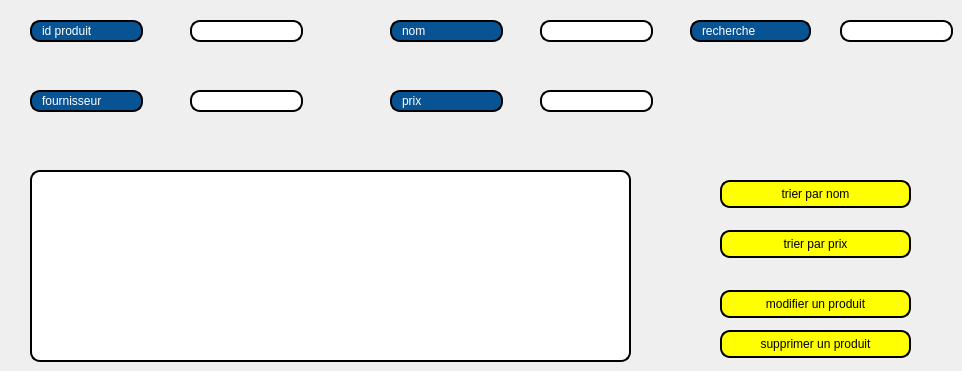
      <widget class="QWidget" name="tab_5">
       <attribute name="title">
        <string>Afficher produit</string>
       </attribute>
       <widget class="QTableView" name="afficher_produit">
        <property name="geometry">
         <rect>
          <x>30</x>
          <y>170</y>
          <width>601</width>
          <height>192</height>
         </rect>
        </property>
        <property name="styleSheet">
         <string notr="true">border: 2px solid black;
border-radius: 10px;
padding: 0 8px;
background: white;
selection-background-color: gray;</string>
        </property>
       </widget>
       <widget class="QLineEdit" name="lineEdit_19">
        <property name="geometry">
         <rect>
          <x>30</x>
          <y>20</y>
          <width>113</width>
          <height>22</height>
         </rect>
        </property>
        <property name="styleSheet">
         <string notr="true">border: 2px solid black;
border-radius: 10px;
padding: 0 8px;
color:rgb(255,255,255);
background: #085394;
selection-background-color: gray;
</string>
        </property>
        <property name="text">
         <string>id produit</string>
        </property>
       </widget>
       <widget class="QLineEdit" name="lineEdit_20">
        <property name="geometry">
         <rect>
          <x>30</x>
          <y>90</y>
          <width>113</width>
          <height>22</height>
         </rect>
        </property>
        <property name="styleSheet">
         <string notr="true">border: 2px solid black;
border-radius: 10px;
padding: 0 8px;
color:rgb(255,255,255);
background: #085394;
selection-background-color: gray;
</string>
        </property>
        <property name="text">
         <string>fournisseur</string>
        </property>
       </widget>
       <widget class="QLineEdit" name="lineEdit_idp_2">
        <property name="geometry">
         <rect>
          <x>190</x>
          <y>20</y>
          <width>113</width>
          <height>22</height>
         </rect>
        </property>
        <property name="styleSheet">
         <string notr="true">border: 2px solid black;
border-radius: 10px;
padding: 0 8px;
background: white;
selection-background-color: gray;</string>
        </property>
       </widget>
       <widget class="QLineEdit" name="lineEdit_fournisseur_2">
        <property name="geometry">
         <rect>
          <x>190</x>
          <y>90</y>
          <width>113</width>
          <height>22</height>
         </rect>
        </property>
        <property name="styleSheet">
         <string notr="true">border: 2px solid black;
border-radius: 10px;
padding: 0 8px;
background: white;
selection-background-color: gray;</string>
        </property>
       </widget>
       <widget class="QLineEdit" name="lineEdit_23">
        <property name="geometry">
         <rect>
          <x>390</x>
          <y>20</y>
          <width>113</width>
          <height>22</height>
         </rect>
        </property>
        <property name="styleSheet">
         <string notr="true">border: 2px solid black;
border-radius: 10px;
padding: 0 8px;
color:rgb(255,255,255);
background: #085394;
selection-background-color: gray;</string>
        </property>
        <property name="text">
         <string>nom</string>
        </property>
       </widget>
       <widget class="QLineEdit" name="lineEdit_nomp_2">
        <property name="geometry">
         <rect>
          <x>540</x>
          <y>20</y>
          <width>113</width>
          <height>22</height>
         </rect>
        </property>
        <property name="styleSheet">
         <string notr="true">border: 2px solid black;
border-radius: 10px;
padding: 0 8px;
background: white;
selection-background-color: gray;</string>
        </property>
       </widget>
       <widget class="QLineEdit" name="lineEdit_25">
        <property name="geometry">
         <rect>
          <x>390</x>
          <y>90</y>
          <width>113</width>
          <height>22</height>
         </rect>
        </property>
        <property name="styleSheet">
         <string notr="true">border: 2px solid black;
border-radius: 10px;
padding: 0 8px;
color:rgb(255,255,255);
background: #085394;
selection-background-color: gray;</string>
        </property>
        <property name="text">
         <string>prix</string>
        </property>
       </widget>
       <widget class="QLineEdit" name="lineEdit_prix_2">
        <property name="geometry">
         <rect>
          <x>540</x>
          <y>90</y>
          <width>113</width>
          <height>22</height>
         </rect>
        </property>
        <property name="styleSheet">
         <string notr="true">border: 2px solid black;
border-radius: 10px;
padding: 0 8px;
background: white;
selection-background-color: gray;</string>
        </property>
       </widget>
       <widget class="QPushButton" name="trierp">
        <property name="geometry">
         <rect>
          <x>720</x>
          <y>230</y>
          <width>191</width>
          <height>28</height>
         </rect>
        </property>
        <property name="styleSheet">
         <string notr="true">border: 2px solid black;
border-radius: 10px;
padding: 0 8px;
color:black;
background: yellow;
selection-background-color: gray;</string>
        </property>
        <property name="text">
         <string>trier par prix</string>
        </property>
       </widget>
       <widget class="QPushButton" name="modifierp">
        <property name="geometry">
         <rect>
          <x>720</x>
          <y>290</y>
          <width>191</width>
          <height>28</height>
         </rect>
        </property>
        <property name="styleSheet">
         <string notr="true">border: 2px solid black;
border-radius: 10px;
padding: 0 8px;
background: yellow;
selection-background-color: gray;</string>
        </property>
        <property name="text">
         <string>modifier un produit</string>
        </property>
       </widget>
       <widget class="QPushButton" name="supprimerp">
        <property name="geometry">
         <rect>
          <x>720</x>
          <y>330</y>
          <width>191</width>
          <height>28</height>
         </rect>
        </property>
        <property name="styleSheet">
         <string notr="true">border: 2px solid black;
border-radius: 10px;
padding: 0 8px;
background:yellow;
selection-background-color: gray;</string>
        </property>
        <property name="text">
         <string>supprimer un produit</string>
        </property>
       </widget>
       <widget class="QLineEdit" name="lineEdit_27">
        <property name="geometry">
         <rect>
          <x>690</x>
          <y>20</y>
          <width>121</width>
          <height>22</height>
         </rect>
        </property>
        <property name="styleSheet">
         <string notr="true">border: 2px solid black;
border-radius: 10px;
padding: 0 8px;
color:rgb(255,255,255);
background: #085394;
selection-background-color: gray;
</string>
        </property>
        <property name="text">
         <string>recherche</string>
        </property>
       </widget>
       <widget class="QLineEdit" name="lineEdit_rechercherp">
        <property name="geometry">
         <rect>
          <x>840</x>
          <y>20</y>
          <width>113</width>
          <height>22</height>
         </rect>
        </property>
        <property name="styleSheet">
         <string notr="true">border: 2px solid black;
border-radius: 10px;
padding: 0 8px;
background: white;
selection-background-color: gray;</string>
        </property>
       </widget>
       <widget class="QPushButton" name="trierp_nom">
        <property name="geometry">
         <rect>
          <x>720</x>
          <y>180</y>
          <width>191</width>
          <height>28</height>
         </rect>
        </property>
        <property name="styleSheet">
         <string notr="true">border: 2px solid black;
border-radius: 10px;
padding: 0 8px;
color:black;
background: yellow;
selection-background-color: gray;</string>
        </property>
        <property name="text">
         <string>trier par nom</string>
        </property>
       </widget>
      </widget>
